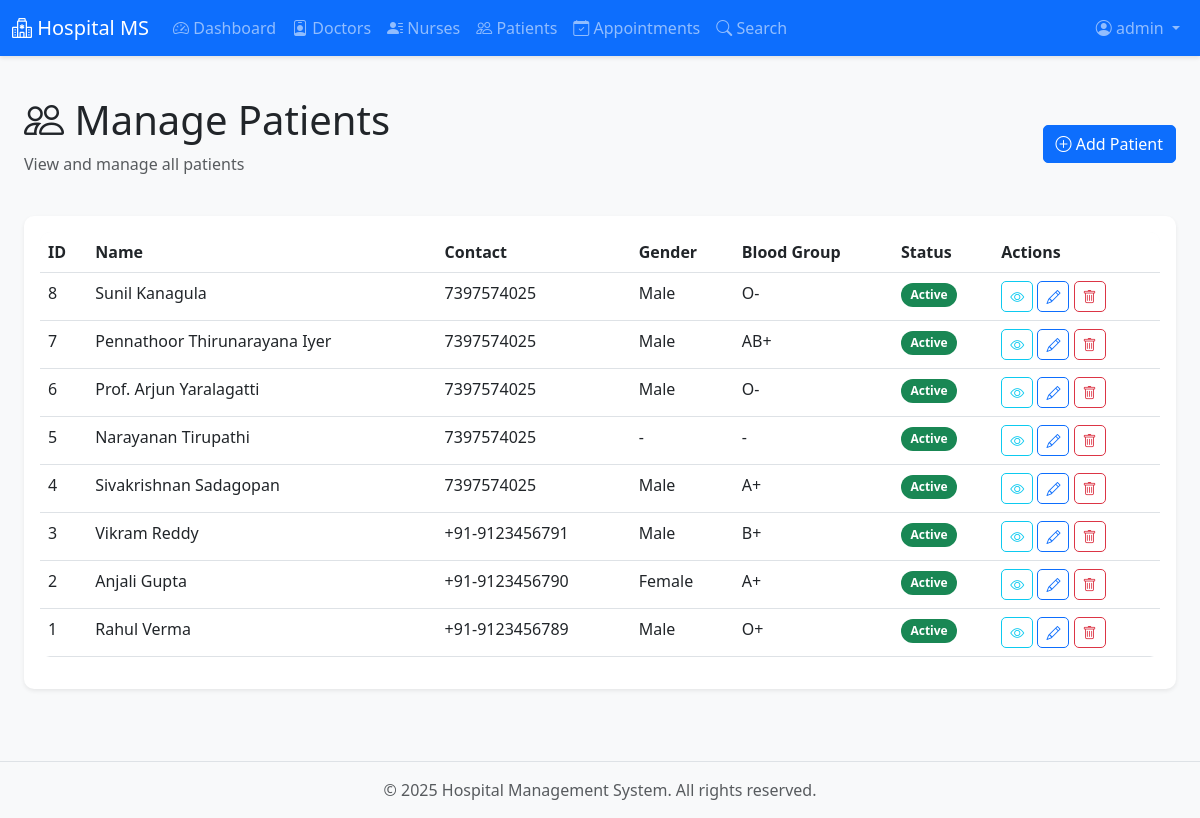
Screenshot of /admin/patients (signed in) with the database file from the repository.
### models/user.py (models this page shows, shortened)
class User(UserMixin, db.Model):
    __tablename__ = 'users'
    id = db.Column(db.Integer, primary_key=True)
    username = db.Column(db.String(80), unique=True, nullable=False, index=True)
    email = db.Column(db.String(120), unique=True, nullable=False, index=True)
    password_hash = db.Column(db.String(200), nullable=False)
    role = db.Column(db.String(20), nullable=False)  # admin, doctor, patient
    is_active = db.Column(db.Boolean, default=True, nullable=False)
    created_at = db.Column(db.DateTime, default=datetime.utcnow)
    updated_at = db.Column(db.DateTime, default=datetime.utcnow, onupdate=datetime.utcnow)
    doctor = db.relationship('Doctor', backref='user', uselist=False, lazy=True)
    patient = db.relationship('Patient', backref='user', uselist=False, lazy=True)
    nurse = db.relationship('Nurse', backref='user', uselist=False, lazy=True)
    triage = db.relationship('Triage', backref='user', uselist=False, lazy=True)
    def is_admin(self):
        return self.role == 'admin'

### models/patient.py (models this page shows, shortened)
class Patient(db.Model):
    __tablename__ = 'patients'
    id = db.Column(db.Integer, primary_key=True)
    user_id = db.Column(db.Integer, db.ForeignKey('users.id'), nullable=False, unique=True)
    full_name = db.Column(db.String(100), nullable=False)
    date_of_birth = db.Column(db.Date)
    gender = db.Column(db.String(10))
    blood_group = db.Column(db.String(5))
    contact_number = db.Column(db.String(20), nullable=False)
    address = db.Column(db.Text)
    emergency_contact_name = db.Column(db.String(100))
    emergency_contact_number = db.Column(db.String(20))
    medical_history = db.Column(db.Text)
    allergies = db.Column(db.Text)
    is_active = db.Column(db.Boolean, default=True, nullable=False)
    is_deleted = db.Column(db.Boolean, default=False, nullable=False)
    created_at = db.Column(db.DateTime, default=datetime.utcnow)
    updated_at = db.Column(db.DateTime, default=datetime.utcnow, onupdate=datetime.utcnow)
    appointments = db.relationship('Appointment', backref='patient', lazy='dynamic')

### routes/admin.py (the view)
@admin_bp.route('/patients')
@admin_required
def patients():
    page = request.args.get('page', 1, type=int)
    per_page = 10
    patients = Patient.query.filter_by(is_deleted=False).order_by(
        Patient.created_at.desc()
    ).paginate(page=page, per_page=per_page, error_out=False)
    return render_template('admin/patients.html', patients=patients)

### extensions.py (called while the page is built)
def init_extensions(app):
    db.init_app(app)
    login_manager.init_app(app)
    mail.init_app(app)  # ADD THIS LINE
    cache.init_app(app)  # ADD THIS LINE
    from models.user import User
    @login_manager.user_loader
    def load_user(user_id):
        return User.query.get(int(user_id))

### templates/admin/patients.html (shortened to what this page needs)
{% extends "base.html" %}
{% block content %}
<div class="container-fluid">
    <div class="d-flex justify-content-between align-items-center mb-4">
        <div>
            <h1><i class="bi bi-people"></i> Manage Patients</h1>
            <p class="text-muted">View and manage all patients</p>
        </div>
        <a href="{{ url_for('admin.add_patient') }}" class="btn btn-primary">
            <i class="bi bi-plus-circle"></i> Add Patient
        </a>
    </div>
    {% if patients.items %}
    <div class="card shadow-sm">
        <div class="card-body">
            <div class="table-responsive">
                <table class="table table-hover">
                    <thead>
                        <tr>
                            <th>ID</th>
                            <th>Name</th>
                            <th>Contact</th>
                            <th>Gender</th>
                            <th>Blood Group</th>
                            <th>Status</th>
                            <th>Actions</th>
                        </tr>
                    </thead>
                    <tbody>
                        {% for patient in patients.items %}
                        <tr>
                            <td>{{ patient.id }}</td>
                            <td>{{ patient.full_name }}</td>
                            <td>{{ patient.contact_number }}</td>
                            <td>{{ patient.gender or '-' }}</td>
                            <td>{{ patient.blood_group or '-' }}</td>
                            <td>
                                {% if patient.is_active %}
                                <span class="badge bg-success">Active</span>
                                {% else %}
                                <span class="badge bg-danger">Inactive</span>
                                {% endif %}
                            </td>
                            <td>
                                <a href="{{ url_for('admin.view_patient', patient_id=patient.id) }}" class="btn btn-sm btn-outline-info">
                                    <i class="bi bi-eye"></i>
                                </a>
                                <a href="{{ url_for('admin.edit_patient', patient_id=patient.id) }}" class="btn btn-sm btn-outline-primary">
                                    <i class="bi bi-pencil"></i>
                                </a>
                                <form method="POST" action="{{ url_for('admin.delete_patient', patient_id=patient.id) }}" style="display:inline;">
                                    <button type="submit" class="btn btn-sm btn-outline-danger" onclick="return confirm('Are you sure?')">
                                        <i class="bi bi-trash"></i>
                                    </button>
                                </form>
                            </td>
                        </tr>
                        {% endfor %}
                    </tbody>
                </table>
            </div>
        </div>
    </div>
    {% else %}
    <div class="alert alert-info">No patients found.</div>
    {% endif %}
</div>
{% endblock %}

### templates/base.html (shortened to what this page needs)
<!DOCTYPE html>
<html lang="en">
<head>
    <link href="https://cdn.jsdelivr.net/npm/bootstrap@5.3.0/dist/css/bootstrap.min.css" rel="stylesheet">
    <link rel="stylesheet" href="https://cdn.jsdelivr.net/npm/bootstrap-icons@1.10.0/font/bootstrap-icons.css">
    <link rel="stylesheet" href="{{ url_for('static', filename='css/style.css') }}">
    <link href="https://cdn.jsdelivr.net/npm/fullcalendar@5.11.3/main.min.css" rel="stylesheet">
</head>
<body>
    {% if current_user.is_authenticated %}
    <nav class="navbar navbar-expand-lg navbar-dark bg-primary">
        <div class="container-fluid">
            <a class="navbar-brand" href="{{ url_for('main.index') }}">
                <i class="bi bi-hospital"></i> Hospital MS
            </a>
            <div class="collapse navbar-collapse" id="navbarNav">
                <ul class="navbar-nav me-auto">
                    {% if current_user.is_admin() %}
                    <li class="nav-item">
                        <a class="nav-link" href="{{ url_for('admin.dashboard') }}"><i class="bi bi-speedometer2"></i>
                            Dashboard</a>
                    </li>
                    <li class="nav-item">
                        <a class="nav-link" href="{{ url_for('admin.doctors') }}"><i class="bi bi-person-badge"></i>
                            Doctors</a>
                    </li>
                    <li class="nav-item">
                        <a class="nav-link" href="{{ url_for('admin.nurses') }}"><i class="bi bi-person-lines-fill"></i>
                            Nurses</a>
                    </li>
                    <li class="nav-item">
                        <a class="nav-link" href="{{ url_for('admin.patients') }}"><i class="bi bi-people"></i>
                            Patients</a>
                    </li>
                    <li class="nav-item">
                        <a class="nav-link" href="{{ url_for('admin.appointments') }}"><i
                                class="bi bi-calendar-check"></i> Appointments</a>
                    </li>
                    <li class="nav-item">
                        <a class="nav-link" href="{{ url_for('admin.search') }}"><i class="bi bi-search"></i> Search</a>
                    </li>
                    {% endif %}
                </ul>
                <ul class="navbar-nav">
                    <li class="nav-item dropdown">
                        <a class="nav-link dropdown-toggle" href="#" id="userDropdown" role="button"
                            data-bs-toggle="dropdown">
                            <i class="bi bi-person-circle"></i> {{ current_user.username }}
                        </a>
                    </li>
                </ul>
            </div>
        </div>
    </nav>
    {% endif %}
    <main class="container-fluid py-4">
        {% block content %}{% endblock %}
    </main>
    <footer class="bg-light text-center text-muted py-3 mt-5">
        <div class="container">
            <p class="mb-0">&copy; 2025 Hospital Management System. All rights reserved.</p>
        </div>
    </footer>
</body>
</html>

### static/css/style.css (style rules this page uses)
:root { --primary-color: #0d6efd; --success-color: #198754; --danger-color: #dc3545; --warning-color: #ffc107; --info-color: #0dcaf0; }
body { font-family: 'Segoe UI', Tahoma, Geneva, Verdana, sans-serif; background-color: #f8f9fa; min-height: 100vh; display: flex; flex-direction: column; }
main { flex: 1; }
.navbar { box-shadow: 0 2px 4px rgba(0,0,0,.1); }
.card { border: none; border-radius: 10px; box-shadow: 0 2px 8px rgba(0,0,0,.08); transition: transform 0.2s, box-shadow 0.2s; }
.btn { border-radius: 5px; transition: all 0.3s; }
.table { border-radius: 10px; overflow: hidden; }
.table thead { background-color: #f8f9fa; }
.badge { padding: 0.5em 0.8em; border-radius: 20px; }
footer { margin-top: auto; background-color: #f8f9fa; border-top: 1px solid #dee2e6; }

### rows the page displays
User: username "admin"
Patient: id "8", full_name "Sunil Kanagula", contact_number "7397574025", gender "Male", blood_group "O-", is_active "Active"
Patient: id "7", full_name "Pennathoor Thirunarayana Iyer", contact_number "7397574025", gender "Male", blood_group "AB+", is_active "Active"
Patient: id "6", full_name "Prof. Arjun Yaralagatti", contact_number "7397574025", gender "Male", blood_group "O-", is_active "Active"
Patient: id "5", full_name "Narayanan Tirupathi", contact_number "7397574025", gender "-", blood_group "-", is_active "Active"
Patient: id "4", full_name "Sivakrishnan Sadagopan", contact_number "7397574025", gender "Male", blood_group "A+", is_active "Active"
Patient: id "3", full_name "Vikram Reddy", contact_number "+91-9123456791", gender "Male", blood_group "B+", is_active "Active"
Patient: id "2", full_name "Anjali Gupta", contact_number "+91-9123456790", gender "Female", blood_group "A+", is_active "Active"
Patient: id "1", full_name "Rahul Verma", contact_number "+91-9123456789", gender "Male", blood_group "O+", is_active "Active"
